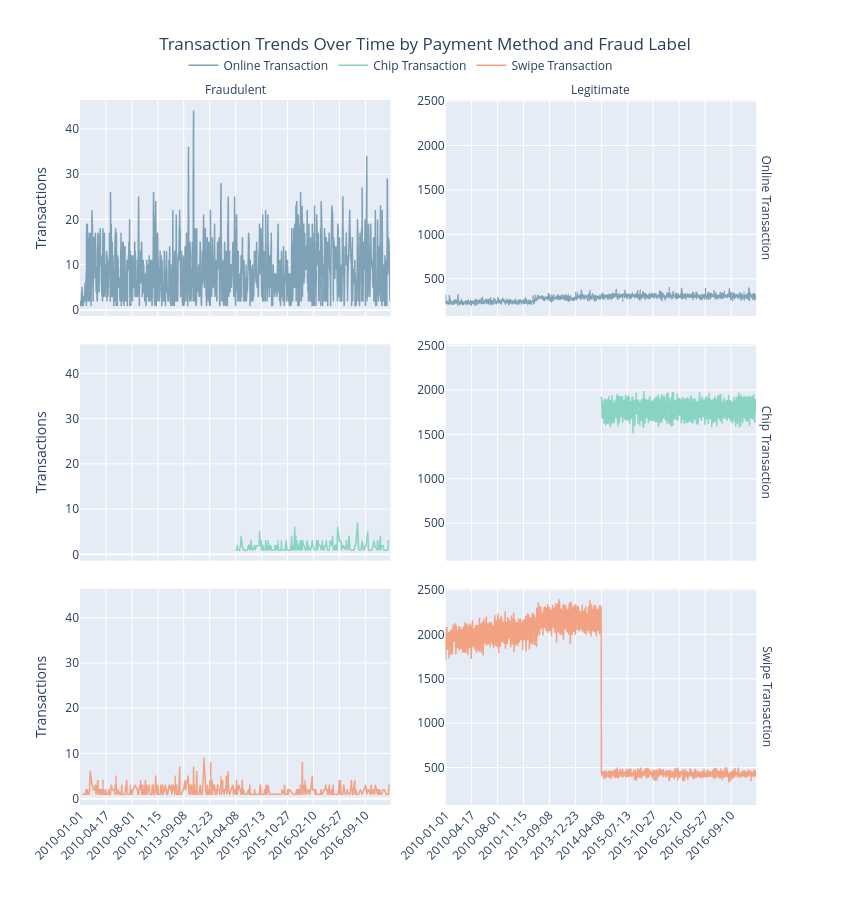

Notebook code for this chart:
### Code cell
chip_evolution_pd = chip_evolution_df.toPandas()
ordered_days = sorted(chip_evolution_pd['day'].unique())

chip_evolution_plot = px.scatter(
    chip_evolution_pd,
    x="day",          
    y="count",
    color="use_chip",
    facet_col="target",         
    facet_row="use_chip",   
    facet_row_spacing=0.04,    
    facet_col_spacing=0.08,     
    title="Transaction Trends Over Time by Payment Method and Fraud Label",
    labels={"day": "", "count": "Transactions", "target": "Is Fraud?"},
    color_discrete_map= chip_color,
    category_orders={"use_chip": chip_order},
    custom_data=["target"]     
)

chip_evolution_plot.update_traces(
    mode="lines",               
    line=dict(width=1.5),   
    hovertemplate="<b>Date:</b> %{x|%A, %d %b %Y}<br><b>Count:</b> %{y:,}<extra></extra>"
)

chip_evolution_plot.update_yaxes(
    showspikes=True, spikemode='across', spikethickness=1, spikedash='dash', spikecolor="#040404"
)
    
chip_evolution_plot.update_yaxes(matches="y", showticklabels=True, col=1)
chip_evolution_plot.update_yaxes(matches="y2",showticklabels=True, col=2)

chip_evolution_plot.update_xaxes(
    showticklabels=True, tickformat='%b %Y', matches="x", tickangle=-45, nticks=12,
    type='category', categoryorder='array', categoryarray=ordered_days,
    showspikes=True, spikemode='across', spikethickness=1, spikedash='dash', spikecolor="#040404",
) 

chip_evolution_plot.update_xaxes(showticklabels=False, row=2)
chip_evolution_plot.update_xaxes(showticklabels=False, row=3)

chip_evolution_plot.update_layout(
    title_x=0.5,
    width=850, height=900, autosize=False,                
    hovermode="x",     
    legend=dict(title="", orientation="h", yanchor="top", y=1.07, xanchor="left", x=0.15),
)

chip_evolution_plot.for_each_annotation(lambda a: a.update(text=a.text.split('=')[-1]))

chip_evolution_plot.show()

### Figure 1 — Plotly figure (JSON) as saved in the notebook; plotly's stock layout.template omitted (floating-point values rounded to 4 significant figures; data arrays with more than 128 entries replaced by an {"elided": "..."} marker saying what was removed)
{"data": [{"customdata": {"elided": "924x1 str values"}, "hovertemplate": "<b>Date:</b> %{x|%A, %d %b %Y}<br><b>Count:</b> %{y:,}<extra></extra>", "legendgroup": "Online Transaction", "line": {"width": 1.5}, "marker": {"color": "#7EA1B5", "symbol": "circle"}, "mode": "lines", "name": "Online Transaction", "showlegend": true, "type": "scattergl", "x": {"elided": "924 str values"}, "xaxis": "x5", "y": {"elided": "924 int values"}, "yaxis": "y5"}, {"customdata": {"elided": "1270x1 str values"}, "hovertemplate": "<b>Date:</b> %{x|%A, %d %b %Y}<br><b>Count:</b> %{y:,}<extra></extra>", "legendgroup": "Online Transaction", "line": {"width": 1.5}, "marker": {"color": "#7EA1B5", "symbol": "circle"}, "mode": "lines", "name": "Online Transaction", "showlegend": false, "type": "scattergl", "x": {"elided": "1270 str values"}, "xaxis": "x6", "y": {"elided": "1270 int values"}, "yaxis": "y6"}, {"customdata": {"elided": "217x1 str values"}, "hovertemplate": "<b>Date:</b> %{x|%A, %d %b %Y}<br><b>Count:</b> %{y:,}<extra></extra>", "legendgroup": "Chip Transaction", "line": {"width": 1.5}, "marker": {"color": "#89D3C2", "symbol": "circle"}, "mode": "lines", "name": "Chip Transaction", "showlegend": true, "type": "scattergl", "x": {"elided": "217 str values"}, "xaxis": "x3", "y": {"elided": "217 int values"}, "yaxis": "y3"}, {"customdata": {"elided": "633x1 str values"}, "hovertemplate": "<b>Date:</b> %{x|%A, %d %b %Y}<br><b>Count:</b> %{y:,}<extra></extra>", "legendgroup": "Chip Transaction", "line": {"width": 1.5}, "marker": {"color": "#89D3C2", "symbol": "circle"}, "mode": "lines", "name": "Chip Transaction", "showlegend": false, "type": "scattergl", "x": {"elided": "633 str values"}, "xaxis": "x4", "y": {"elided": "633 int values"}, "yaxis": "y4"}, {"customdata": {"elided": "443x1 str values"}, "hovertemplate": "<b>Date:</b> %{x|%A, %d %b %Y}<br><b>Count:</b> %{y:,}<extra></extra>", "legendgroup": "Swipe Transaction", "line": {"width": 1.5}, "marker": {"color": "#F2A183", "symbol": "circle"}, "mode": "lines", "name": "Swipe Transaction", "showlegend": true, "type": "scattergl", "x": {"elided": "443 str values"}, "xaxis": "x", "y": {"elided": "443 int values"}, "yaxis": "y"}, {"customdata": {"elided": "1270x1 str values"}, "hovertemplate": "<b>Date:</b> %{x|%A, %d %b %Y}<br><b>Count:</b> %{y:,}<extra></extra>", "legendgroup": "Swipe Transaction", "line": {"width": 1.5}, "marker": {"color": "#F2A183", "symbol": "circle"}, "mode": "lines", "name": "Swipe Transaction", "showlegend": false, "type": "scattergl", "x": {"elided": "1270 str values"}, "xaxis": "x2", "y": {"elided": "1270 int values"}, "yaxis": "y2"}], "layout": {"annotations": [{"font": {}, "showarrow": false, "text": "Fraudulent", "x": 0.225, "xanchor": "center", "xref": "paper", "y": 1.0, "yanchor": "bottom", "yref": "paper"}, {"font": {}, "showarrow": false, "text": "Legitimate", "x": 0.755, "xanchor": "center", "xref": "paper", "y": 1.0, "yanchor": "bottom", "yref": "paper"}, {"font": {}, "showarrow": false, "text": "Swipe Transaction", "textangle": 90, "x": 0.98, "xanchor": "left", "xref": "paper", "y": 0.1533, "yanchor": "middle", "yref": "paper"}, {"font": {}, "showarrow": false, "text": "Chip Transaction", "textangle": 90, "x": 0.98, "xanchor": "left", "xref": "paper", "y": 0.5, "yanchor": "middle", "yref": "paper"}, {"font": {}, "showarrow": false, "text": "Online Transaction", "textangle": 90, "x": 0.98, "xanchor": "left", "xref": "paper", "y": 0.8467, "yanchor": "middle", "yref": "paper"}], "autosize": false, "height": 900, "hovermode": "x", "legend": {"orientation": "h", "title": {"text": ""}, "tracegroupgap": 0, "x": 0.15, "xanchor": "left", "y": 1.07, "yanchor": "top"}, "title": {"text": "Transaction Trends Over Time by Payment Method and Fraud Label", "x": 0.5}, "width": 850, "xaxis": {"anchor": "y", "autorange": true, "categoryarray": {"elided": "1270 str values"}, "categoryorder": "array", "domain": [0, 0.45], "matches": "x", "nticks": 12, "range": [0, 1269], "showspikes": true, "showticklabels": true, "spikecolor": "#040404", "spikedash": "dash", "spikemode": "across", "spikethickness": 1, "tickangle": -45, "tickformat": "%b %Y", "title": {"text": ""}, "type": "category"}, "xaxis2": {"anchor": "y2", "autorange": true, "categoryarray": {"elided": "1270 str values"}, "categoryorder": "array", "domain": [0.53, 0.98], "matches": "x", "nticks": 12, "range": [0, 1269], "showspikes": true, "showticklabels": true, "spikecolor": "#040404", "spikedash": "dash", "spikemode": "across", "spikethickness": 1, "tickangle": -45, "tickformat": "%b %Y", "title": {"text": ""}, "type": "category"}, "xaxis3": {"anchor": "y3", "autorange": true, "categoryarray": {"elided": "1270 str values"}, "categoryorder": "array", "domain": [0, 0.45], "matches": "x", "nticks": 12, "range": [0, 1269], "showspikes": true, "showticklabels": false, "spikecolor": "#040404", "spikedash": "dash", "spikemode": "across", "spikethickness": 1, "tickangle": -45, "tickformat": "%b %Y", "type": "category"}, "xaxis4": {"anchor": "y4", "autorange": true, "categoryarray": {"elided": "1270 str values"}, "categoryorder": "array", "domain": [0.53, 0.98], "matches": "x", "nticks": 12, "range": [0, 1269], "showspikes": true, "showticklabels": false, "spikecolor": "#040404", "spikedash": "dash", "spikemode": "across", "spikethickness": 1, "tickangle": -45, "tickformat": "%b %Y", "type": "category"}, "xaxis5": {"anchor": "y5", "autorange": true, "categoryarray": {"elided": "1270 str values"}, "categoryorder": "array", "domain": [0, 0.45], "matches": "x", "nticks": 12, "range": [0, 1269], "showspikes": true, "showticklabels": false, "spikecolor": "#040404", "spikedash": "dash", "spikemode": "across", "spikethickness": 1, "tickangle": -45, "tickformat": "%b %Y", "type": "category"}, "xaxis6": {"anchor": "y6", "autorange": true, "categoryarray": {"elided": "1270 str values"}, "categoryorder": "array", "domain": [0.53, 0.98], "matches": "x", "nticks": 12, "range": [0, 1269], "showspikes": true, "showticklabels": false, "spikecolor": "#040404", "spikedash": "dash", "spikemode": "across", "spikethickness": 1, "tickangle": -45, "tickformat": "%b %Y", "type": "category"}, "yaxis": {"anchor": "x", "autorange": true, "domain": [0, 0.3067], "matches": "y", "range": [-1.389, 46.39], "showspikes": true, "showticklabels": true, "spikecolor": "#040404", "spikedash": "dash", "spikemode": "across", "spikethickness": 1, "title": {"text": "Transactions"}, "type": "linear"}, "yaxis2": {"anchor": "x2", "autorange": true, "domain": [0, 0.3067], "matches": "y2", "range": [78.28, 2513.0], "showspikes": true, "showticklabels": true, "spikecolor": "#040404", "spikedash": "dash", "spikemode": "across", "spikethickness": 1, "type": "linear"}, "yaxis3": {"anchor": "x3", "autorange": true, "domain": [0.3467, 0.6533], "matches": "y", "range": [-1.389, 46.39], "showspikes": true, "showticklabels": true, "spikecolor": "#040404", "spikedash": "dash", "spikemode": "across", "spikethickness": 1, "title": {"text": "Transactions"}, "type": "linear"}, "yaxis4": {"anchor": "x4", "autorange": true, "domain": [0.3467, 0.6533], "matches": "y2", "range": [78.28, 2513.0], "showspikes": true, "showticklabels": true, "spikecolor": "#040404", "spikedash": "dash", "spikemode": "across", "spikethickness": 1, "type": "linear"}, "yaxis5": {"anchor": "x5", "autorange": true, "domain": [0.6933, 1.0], "matches": "y", "range": [-1.389, 46.39], "showspikes": true, "showticklabels": true, "spikecolor": "#040404", "spikedash": "dash", "spikemode": "across", "spikethickness": 1, "title": {"text": "Transactions"}, "type": "linear"}, "yaxis6": {"anchor": "x6", "autorange": true, "domain": [0.6933, 1.0], "matches": "y2", "range": [78.28, 2513.0], "showspikes": true, "showticklabels": true, "spikecolor": "#040404", "spikedash": "dash", "spikemode": "across", "spikethickness": 1, "type": "linear"}}}
